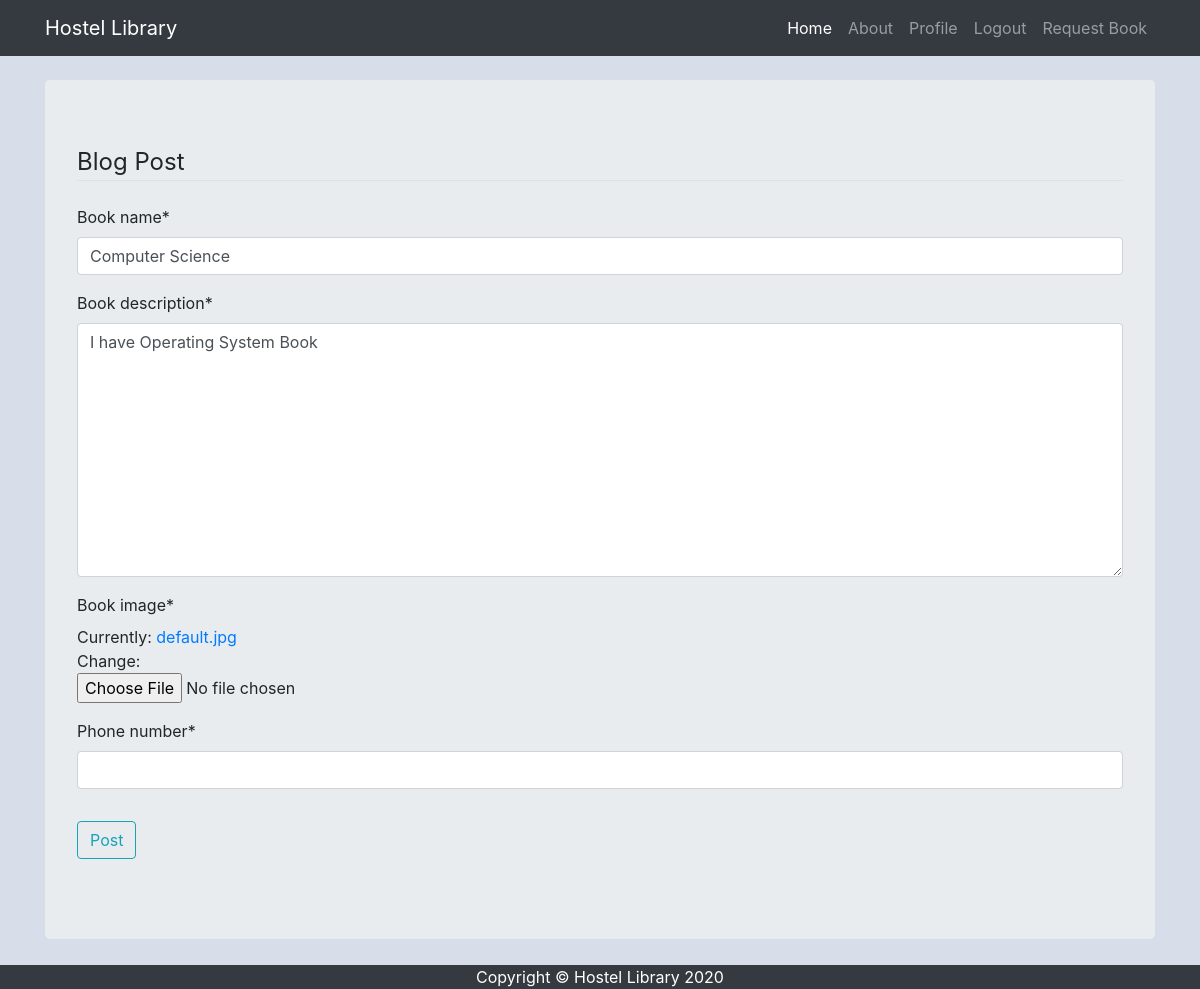
Page /post/2/update/ (signed in) on the committed database.
### books/models.py (models this page shows, shortened)
class Post(models.Model):
    book_name = models.CharField(max_length=35)
    book_description = models.TextField(max_length=50)
    book_image = models.ImageField(default='book.jpg', upload_to='book_pics')
    date_posted = models.DateTimeField(default=timezone.now)
    author = models.ForeignKey(User, on_delete=models.CASCADE)
    phone_regex = RegexValidator(regex=r'^\d{10}$', message="Check your format of phone number. Up to 10 digits allowed.")
    phone_number = models.CharField(validators=[phone_regex], max_length=10, default="0000000000") # validators should be a list

### books/views.py (the view, shortened to what this page needs)
# urls.py: path('post/<int:pk>/update/', PostUpdateView.as_view(), name='post-update'),
class PostUpdateView(LoginRequiredMixin, UserPassesTestMixin, UpdateView):
    model = Post
    fields = ['book_name', 'book_description', 'book_image', 'phone_number']
    def test_func(self):
        post = self.get_object()
        if self.request.user == post.author:
            return True
        return False

### books/templates/books/post_form.html (shortened to what this page needs)
{% load static %}
{% load crispy_forms_tags %}
<!DOCTYPE html>
<html lang="en">
<head>
  <link href="{% static 'books/bootstrap.min.css' %}" rel="stylesheet">
  <link href="{% static 'books/heroic-features.css' %}" rel="stylesheet">
</head>
<body style=margin-bottom:50px;>
  <nav class="navbar navbar-expand-lg navbar-dark bg-dark fixed-top">
    <div class="container">
      <a class="navbar-brand" href="{% url 'index' %}">Hostel Library  </a>
      <div class="collapse navbar-collapse" id="navbarResponsive">
        <ul class="navbar-nav ml-auto">
          <li class="nav-item active">
            <a class="nav-link" href="{% url 'index' %}">Home
            </a>
          </li>
          <li class="nav-item">
            <a class="nav-link" href="{% url 'about' %}">About</a>
          </li>
          {% if user.is_authenticated %}
          <li class="nav-item">
            <a class="nav-link" href="{% url 'profile' %}">Profile</a>
          </li>
          <li class="nav-item">
            <a class="nav-link" href="{% url 'logout' %}">Logout</a>
          </li>
          {% endif %}
          <li class="nav-item">
            <a class="nav-link" href="{% url 'book-request' %}">Request Book</a>
          </li>
        </ul>
      </div>
    </div>
  </nav>
  <div class="container">
    <header class="jumbotron my-4">
            <div class="content-section">
                <form method="POST" enctype="multipart/form-data">
                    <fieldset class="form-group">
                        <legend class="border-bottom mb-4">Blog Post</legend>
                        {{ form|crispy }}
                    </fieldset>
                    <div class="form-group">
                        <button class="btn btn-outline-info" type="submit">Post</button>
                    </div>
                </form>
            </div>
    </header>
    </div>
  <footer class="py-8 bg-dark fixed-bottom">
    <div class="container">
      <p class="m-0 text-center text-white">Copyright &copy; Hostel Library 2020</p>
    </div>
  </footer>
</body>
</html>

### books/static/books/heroic-features.css (style rules this page uses)
body { padding-top: 56px; }

### books/templates/books/post_form.html (style rules this page uses)
body { background-color: #D8DEE9; }

### rows in the picture
Post: book_name "Computer Science", book_description "I have Operating System Book"
